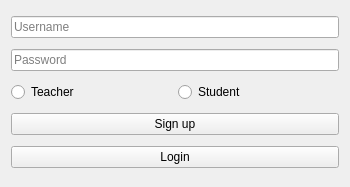
<?xml version="1.0" encoding="UTF-8"?>
<ui version="4.0">
 <class>LoginPage</class>
 <widget class="QWidget" name="LoginPage">
  <property name="geometry">
   <rect>
    <x>0</x>
    <y>0</y>
    <width>350</width>
    <height>187</height>
   </rect>
  </property>
  <layout class="QVBoxLayout" name="verticalLayout">
   <item>
    <widget class="QLineEdit" name="usernameLineEdit">
     <property name="placeholderText">
      <string>Username</string>
     </property>
    </widget>
   </item>
   <item>
    <widget class="QLineEdit" name="passwordLineEdit">
     <property name="echoMode">
      <enum>QLineEdit::EchoMode::Password</enum>
     </property>
     <property name="placeholderText">
      <string>Password</string>
     </property>
    </widget>
   </item>
   <item>
    <layout class="QHBoxLayout" name="horizontalLayout">
     <item>
      <widget class="QRadioButton" name="teacher">
       <property name="text">
        <string>Teacher</string>
       </property>
      </widget>
     </item>
     <item>
      <widget class="QRadioButton" name="student">
       <property name="text">
        <string>Student</string>
       </property>
      </widget>
     </item>
    </layout>
   </item>
   <item>
    <widget class="QPushButton" name="signupbutton">
     <property name="text">
      <string>Sign up</string>
     </property>
    </widget>
   </item>
   <item>
    <widget class="QPushButton" name="loginButton">
     <property name="text">
      <string>Login</string>
     </property>
    </widget>
   </item>
  </layout>
 </widget>
 <resources/>
 <connections/>
</ui>
